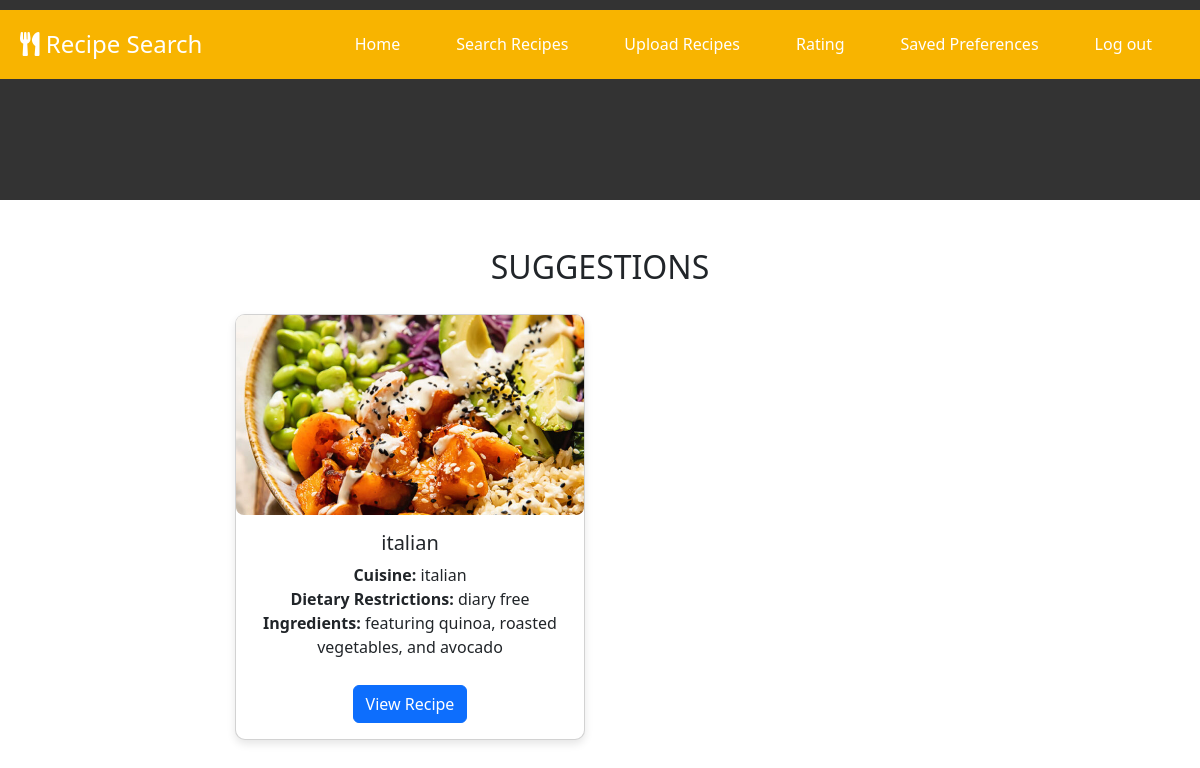
Screenshot of /view_recipes.php?userp_id=6 with the database file from the repository.
### tables this page shows
CREATE TABLE `recipes` (
  `recipe_id` int(11) NOT NULL AUTO_INCREMENT,
  `reg_id` int(11) DEFAULT NULL,
  `recipename` varchar(50) DEFAULT NULL,
  `description` varchar(100) DEFAULT NULL,
  `ingredients` varchar(100) DEFAULT NULL,
  `directions` varchar(10000) DEFAULT NULL,
  `image` varchar(100) DEFAULT NULL,
  `cuisiens` varchar(100) DEFAULT NULL,
  `dietary_restrictions` varchar(100) DEFAULT NULL,
  PRIMARY KEY (`recipe_id`)
);

### view_recipes.php (the view, shortened to what this page needs)
<?php
$db = mysqli_connect('localhost', 'root', '', 'recipe');
if (isset($_GET['userp_id'])) {
    $userp_id = mysqli_real_escape_string($db, $_GET['userp_id']);
    $sql = "
    SELECT recipe_id,image, cuisiens, dietary_restrictions, ingredients
    FROM recipes
    WHERE cuisiens = (SELECT selected_cuisines FROM user_preferences WHERE userp_id='$userp_id')
    AND dietary_restrictions = (SELECT selected_dietary FROM user_preferences WHERE userp_id='$userp_id')
    AND ingredients NOT LIKE CONCAT('%', (SELECT selected_disliked FROM user_preferences WHERE userp_id='$userp_id'), '%')
    ";
    $recipes = mysqli_query($db, $sql);
    if (mysqli_num_rows($recipes) == 0) {
        $suggestion_sql = "
        SELECT recipe_id,image, cuisiens, dietary_restrictions, ingredients
        FROM recipes
        WHERE (cuisiens = (SELECT selected_cuisines FROM user_preferences WHERE userp_id='$userp_id')
        OR dietary_restrictions = (SELECT selected_dietary FROM user_preferences WHERE userp_id='$userp_id'))
        AND ingredients NOT LIKE CONCAT('%', (SELECT selected_disliked FROM user_preferences WHERE userp_id='$userp_id'), '%')
        ";
        $recipes = mysqli_query($db, $suggestion_sql);
    }
} else {
    echo "User preferences not found.";
    exit;
}
?>
<!DOCTYPE html>
<html lang="en">
<head>
    <link rel="stylesheet" href="styles.css">
    <link rel="stylesheet" href="https://cdnjs.cloudflare.com/ajax/libs/font-awesome/5.15.4/css/all.min.css" />
    <link href="https://cdn.jsdelivr.net/npm/bootstrap@5.3.3/dist/css/bootstrap.min.css" rel="stylesheet">
</head>
<body>
<header>
    <div class="header-container">
        <h1><i class="fas fa-utensils"></i> Recipe Search</h1>
        <nav>
            <ul>
                <li><a href="home.php">Home</a></li>
                <li><a href="search.php">Search Recipes</a></li>
                <li><a href="UploadRecipes.php">Upload Recipes</a></li>
                <li><a href="rating.php">Rating</a></li>
                <li><a href="view_preference.php">Saved Preferences</a></li>
                <li><a href="index.php">Log out</a></li>
            </ul>
        </nav>
    </div>
</header>
<div class="container mt-5">
    <h2 class="text-center">
        <?php echo (mysqli_num_rows($recipes) > 0 && !isset($suggestion_sql)) ? 'Recipes Based on Your Preferences' : 'SUGGESTIONS'; ?>
    </h2>
    <div class="row">
        <div class="col-md-8">
            <div class="row justify-content-center">
                <?php while ($recipe = mysqli_fetch_assoc($recipes)): ?>
                    <div class="col-md-6 mb-4 d-flex justify-content-center">
                        <div class="card">
                            <img src="<?php echo $recipe['image']; ?>" class="card-img-top" alt="<?php echo $recipe['cuisiens']; ?>">
                            <div class="card-body">
                                <h5 class="card-title"><?php echo $recipe['cuisiens']; ?></h5>
                                <p class="card-text">
                                    <strong>Cuisine:</strong> <?php echo $recipe['cuisiens']; ?><br>
                                    <strong>Dietary Restrictions:</strong> <?php echo $recipe['dietary_restrictions']; ?><br>
                                    <strong>Ingredients:</strong> <?php echo $recipe['ingredients']; ?>
                                </p>
                                <a href="recipes.php?recipe_id=<?php echo $recipe['recipe_id']; ?>" class="btn btn-primary">View Recipe</a>
                            </div>
                        </div>
                    </div>
                <?php endwhile; ?>
            </div>
        </div>
        <div class="col-md-4">
        </div>
    </div>
</div>
</body>
</html>

### styles.css (style rules this page uses)
body { font-family: Arial, sans-serif; margin: 0; padding: 0; background-color: #f4f4f4; }
header { background: #333; color: #fff; height: 200px; padding: 10px 0; }
.header-container { display: flex; justify-content: space-between; align-items: center; max-width: 1200px; margin: 0 auto; padding: 0 20px; }
header h1 { margin: 0; font-size: 24px; }
nav ul { list-style: none; margin: 0; padding: 0; display: flex; }
nav ul li { margin-left: 20px; }
nav ul li a { color: #fff; text-decoration: none; }
.btn { background: #333; color: #fff; padding: 10px 20px; text-decoration: none; display: inline-block; border-radius: 4px; }
body { font-family: Arial, sans-serif; background-color: #f2f2f2; margin: 0; padding: 0; }
.header-container { display: flex; justify-content: space-between; align-items: center; padding: 1rem; background-color: #333; color: #fff; }
.header-container h1 { font-size: 1.5rem; margin: 0; }
nav ul { list-style-type: none; margin: 0; padding: 0; display: flex; }
nav ul li { margin-right: 1rem; }
nav ul li a { color: #fff; text-decoration: none; padding: 0.5rem; transition: color 0.3s; }
.btn { display: inline-block; padding: 0.5rem 1rem; background-color: #333; color: #fff; text-decoration: none; border-radius: 4px; transition: background-color 0.3s; }
body { font-family: Arial, sans-serif; margin: 0; padding: 0; }
.header-container { background-color: #f8b400; padding: 20px; text-align: center; }
nav ul { list-style: none; padding: 0; }
nav ul li { display: inline; margin-right: 20px; }
.btn { display: inline-block; margin-top: 10px; padding: 10px 20px; background-color: #f8b400; color: #fff; text-decoration: none; border-radius: 5px; }

### view_recipes.php (style rules this page uses)
.card { margin: 20px auto; width: 100%; max-width: 350px; border-radius: 10px; box-shadow: 0 4px 8px rgba(0, 0, 0, 0.1); }
.card img { border-radius: 8px; object-fit: cover; height: 200px; }
.card-body { text-align: center; }

### rows the page displays
recipes: image (picture), cuisiens "italian", dietary_restrictions "diary free", ingredients "featuring quinoa, roasted vegetables, and avocado"
